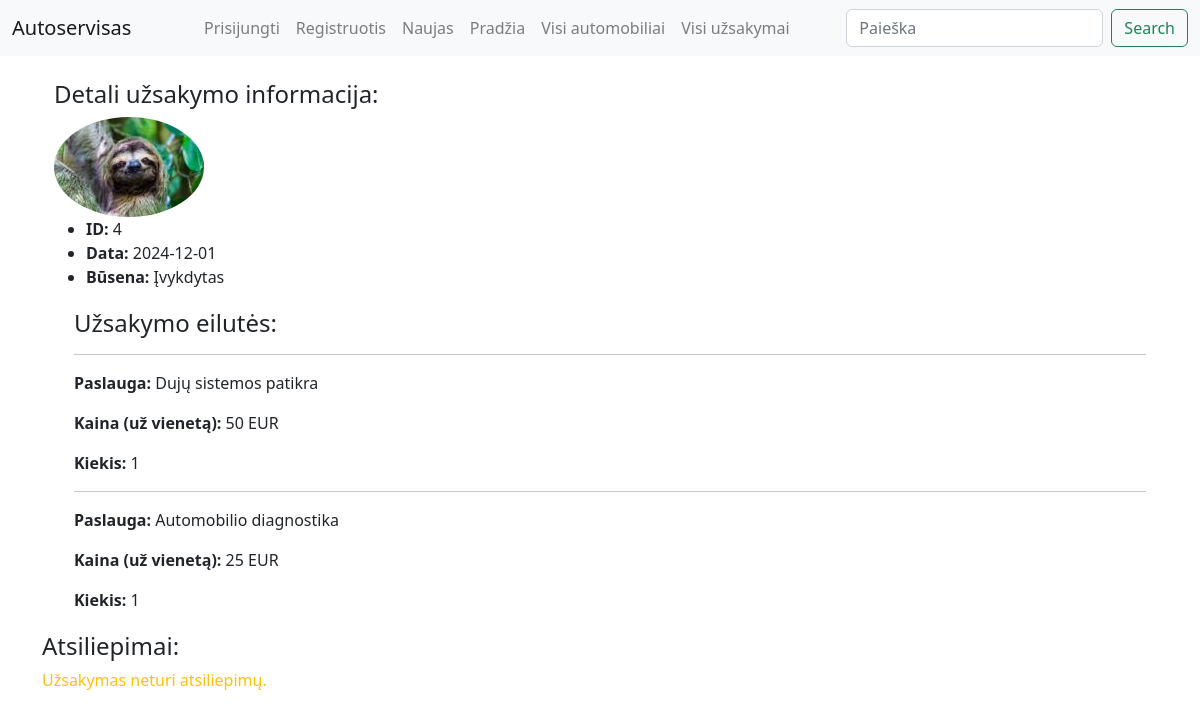
The app's page /autoservice/uzsakymai/4 with its own data.
### autoservice/models.py (models this page shows, shortened)
class Uzsakymas(models.Model):
    data = models.CharField('Data',max_length=100)
    automobilio = models.ForeignKey(Automobilis, on_delete=models.CASCADE)
    status = models.ForeignKey(Busena, on_delete=models.DO_NOTHING, verbose_name='Būsena')
    reader = models.ForeignKey(User, on_delete=models.SET_NULL, null=True, blank=True)
    terminas = models.DateField('Grąžinti iki', null=True, blank=True)
    class Meta:
        verbose_name = 'Užsakymas'
        verbose_name_plural = 'Užsakymai'

class Profilis(models.Model):
    user = models.OneToOneField(User, on_delete=models.CASCADE)
    nuotrauka = models.ImageField(default="profile_pics/default.jpg", upload_to="profile_pics")
    class Meta:
        verbose_name = 'Profilis'
        verbose_name_plural = 'Profiliai'

class Busena(models.Model):
    pavadinimas = models.CharField('Būsena', max_length=100)
    def __str__(self):
        return self.pavadinimas
    class Meta:
        verbose_name = 'Būsena'
        verbose_name_plural = 'Būsenos'

class Uzsakymo_eilute(models.Model):
    paslauga = models.ForeignKey(Paslauga, on_delete=models.CASCADE)
    uzsakymas = models.ForeignKey(Uzsakymas, on_delete=models.CASCADE )
    kiekis = models.CharField('Kiekis',max_length=100)
    class Meta:
        verbose_name = 'Užsakymo eilutė'
        verbose_name_plural = 'Užsakymų eilutės'

class Paslauga(models.Model):
    pavadinimas = models.CharField('Pavadinimas',max_length=500)
    kaina = models.IntegerField('Kaina')
    class Meta:
        verbose_name = 'Paslauga'
        verbose_name_plural = 'Paslaugos'

### autoservice/views.py (the view, shortened to what this page needs)
# urls.py: path('uzsakymai/<int:pk>', views.Uzsakymo_info.as_view(), name='uzsakymo_info'),
class Uzsakymo_info(FormMixin,generic.DetailView):
    model = Uzsakymas
    template_name = 'uzsakymas.html'
    form_class = UzsakymasReviewForm

### autoservice/forms.py
class UzsakymasReviewForm(forms.ModelForm):
    class Meta:
        model = UzsakymoAtsiliepimas
        fields = ('uzsakymas','reviewer','content')
        widgets = {'uzsakymas': forms.HiddenInput(), 'reviewer': forms.HiddenInput()}

### autoservice/templates/uzsakymas.html (shortened to what this page needs)
{% extends "base.html" %}
{% block content %}
  <div class="container uzsakymas">
    <h4>Detali užsakymo informacija:</h4>
    <img class="rounded-circle" src="{{uzsakymas.reader.profilis.nuotrauka.url}}">
    <ul>
      <li><strong>ID:</strong> {{ uzsakymas.id }}</li>
      <li><strong>Data:</strong> {{ uzsakymas.data }}</li>
      <li><strong>Būsena:</strong> {{ uzsakymas.status }}</li>
    </ul>
    <div style="margin-left: 20px; margin-top: 20px;">
      <h4>Užsakymo eilutės:</h4>
      {% if uzsakymas.uzsakymo_eilute_set.exists %}
        {% for eilute in uzsakymas.uzsakymo_eilute_set.all %}
          <hr>
          <p><strong>Paslauga:</strong> {{ eilute.paslauga.pavadinimas }}</p>
          <p><strong>Kaina (už vienetą):</strong> {{ eilute.paslauga.kaina }} EUR</p>
          <p><strong>Kiekis:</strong> {{ eilute.kiekis }}</p>
        {% endfor %}
      {% else %}
        <p class="text-warning">Šis užsakymas neturi paslaugų.</p>
      {% endif %}
    </div>
  </div>
  <div style="margin-top: 20px;">
    <h4>Atsiliepimai:</h4>
    {% if uzsakymas.uzsakymoatsiliepimas_set.exists %}
      {% for review in uzsakymas.uzsakymoatsiliepimas_set.all %}
        <hr>
        <p><strong>Klientas:</strong> {{ review.reviewer }} <strong>Data:</strong> {{ review.date_created}}</p>
      <img class="rounded-circle" src="{{review.reviewer.profilis.nuotrauka.url}}">
        <p>{{ review.content }}</p>
      {% endfor %}
    {% else %}
      <p class="text-warning">Užsakymas neturi atsiliepimų.</p>
    {% endif %}
  </div>
{% endblock %}

### records on screen
Uzsakymas: reader.profilis.nuotrauka (picture), id "4", data "2024-12-01", status "Įvykdytas"
Uzsakymo_eilute: paslauga.pavadinimas "Dujų sistemos patikra", paslauga.kaina "50", kiekis "1"
Uzsakymo_eilute: paslauga.pavadinimas "Automobilio diagnostika", paslauga.kaina "25", kiekis "1"
